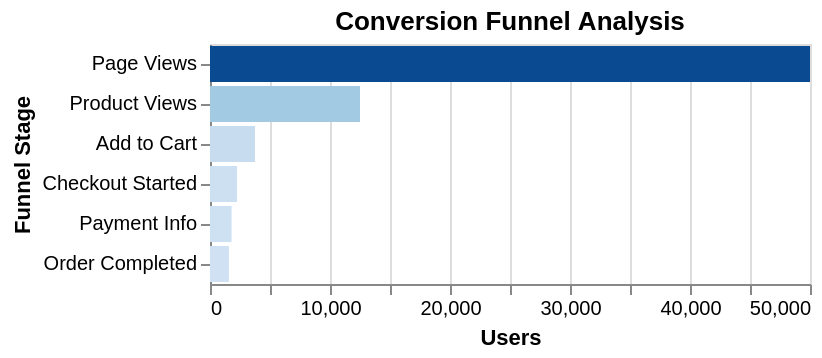

This figure's Vega-Lite source:
### Vega-Lite specification from a JSON file in a GitHub repository (floating-point values rounded to 4 significant figures)
{"$schema": "https://vega.github.io/schema/vega-lite/v6.json", "description": "E-commerce conversion funnel", "data": {"values": [{"stage": "Page Views", "count": 50000}, {"stage": "Product Views", "count": 12500}, {"stage": "Add to Cart", "count": 3750}, {"stage": "Checkout Started", "count": 2250}, {"stage": "Payment Info", "count": 1800}, {"stage": "Order Completed", "count": 1575}]}, "mark": "bar", "encoding": {"y": {"field": "stage", "type": "nominal", "axis": {"title": "Funnel Stage"}, "sort": null}, "x": {"field": "count", "type": "quantitative", "axis": {"title": "Users", "format": ",.0f"}}, "color": {"field": "count", "type": "quantitative", "scale": {"scheme": "blues"}, "legend": null}}, "title": "Conversion Funnel Analysis"}
